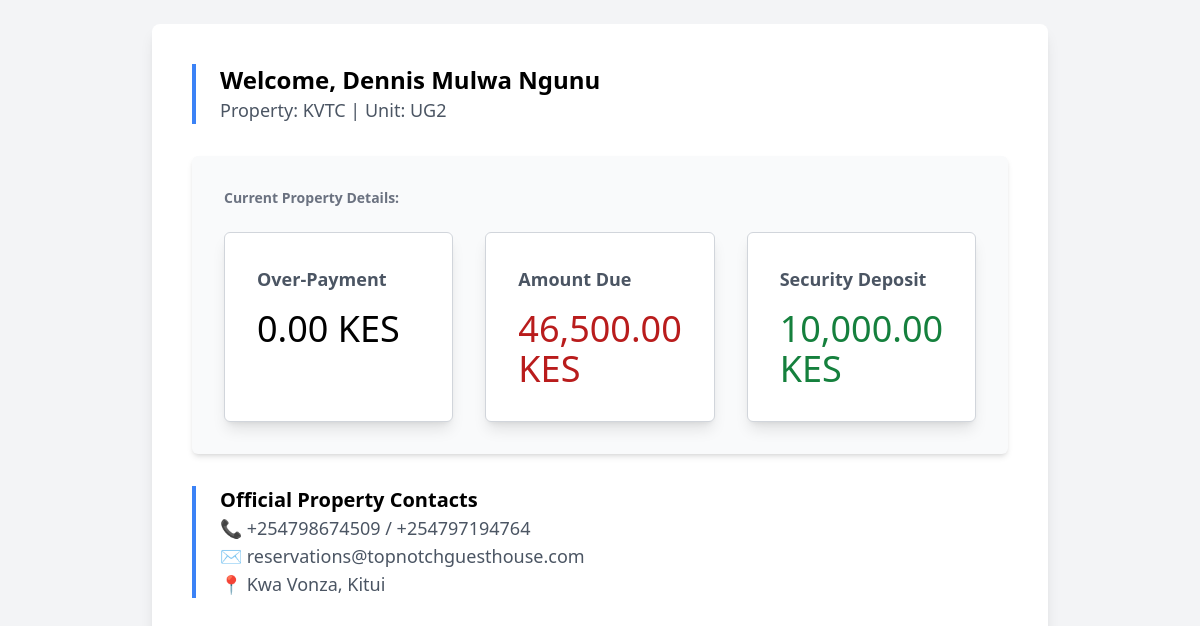
Screenshot of /Users/UserProfile.php (signed in) with the database file from the repository.
### tables this page shows
CREATE TABLE `users` (
  `id` int(11) NOT NULL,
  `name` varchar(255) DEFAULT NULL,
  `id_number` varchar(20) DEFAULT NULL,
  `phone` varchar(20) DEFAULT NULL,
  `email` varchar(255) DEFAULT NULL,
  `password` varchar(255) DEFAULT NULL,
  `unit` varchar(100) DEFAULT NULL,
  `property` varchar(100) DEFAULT NULL,
  `move_in_date` date DEFAULT NULL,
  `rent_amount` decimal(10,2) DEFAULT NULL,
  `security_deposit` decimal(10,2) DEFAULT NULL
);

### Users/UserProfile.php (the view, shortened to what this page needs)
<?php
$conn = new mysqli("localhost", "root", "", "Demo1");
$user_id = $_SESSION['user_id'];
$stmt = $conn->prepare("SELECT name, property, unit, rent_amount, security_deposit, move_in_date FROM users WHERE id = ?");
$stmt->bind_param("i", $user_id);
$stmt->execute();
$stmt->bind_result($name, $property, $unit, $rentAmount, $securityDeposit, $moveInDate);
$billingStmt = $conn->prepare("SELECT wifi, water, electricity FROM billing WHERE property = ?");
$billingStmt->bind_param("s", $property);
$billingStmt->execute();
$billingStmt->bind_result($wifiAmount, $waterAmount, $electricityAmount);
$wifiAmount = floatval($wifiAmount ?? 0);
$waterAmount = floatval($waterAmount ?? 0);
$electricityAmount = floatval($electricityAmount ?? 0);
$monthlyCharge = $rentAmount + $wifiAmount + $waterAmount + $electricityAmount;
$moveIn = new DateTime($moveInDate);
$now = new DateTime();
$months = ($now->format('Y') - $moveIn->format('Y')) * 12 + ($now->format('n') - $moveIn->format('n')) + 1;
$required = $months * $monthlyCharge;
if ($months >= 1) {
    $required += $rentAmount;
}
$transactionStmt = $conn->prepare("SELECT SUM(amount) FROM transactions WHERE tenant_id = ?");
$transactionStmt->bind_param("i", $user_id);
$transactionStmt->execute();
$transactionStmt->bind_result($totalPaid);
$totalPaid = floatval($totalPaid ?? 0);
$overpayment = $totalPaid - $required;
$amountDue = max(0, $required - $totalPaid);
?>
<!DOCTYPE html>
<html lang="en">
<head>
    <script src="https://cdn.tailwindcss.com"></script>
    <link rel="stylesheet" href="styles.css">
</head>
<body class="bg-gray-100 flex justify-center min-h-screen pt-6 px-4 md:px-0">
    <div class="w-full max-w-4xl bg-white shadow-lg rounded-lg p-6 md:p-10">
        <div class="border-l-4 border-blue-500 pl-4 md:pl-6 mb-6 md:mb-8">
            <h2 class="text-xl md:text-2xl font-semibold">Welcome, <?= htmlspecialchars($name) ?></h2>
            <p class="text-gray-600 text-base md:text-lg">Property: <span class="font-medium"><?= htmlspecialchars($property) ?></span> | Unit: <span class="font-medium"><?= htmlspecialchars($unit) ?></span></p>
        </div>
        <div class="bg-gray-50 p-4 md:p-8 shadow-md rounded-md space-y-6">
            <p class="text-gray-500 text-sm font-semibold">Current Property Details:</p>
            <div class="grid grid-cols-1 sm:grid-cols-2 md:grid-cols-3 gap-4 md:gap-8">
                <div class="bg-white p-6 md:p-8 shadow-lg rounded-md border border-gray-300">
                    <h3 class="text-gray-600 font-semibold text-base md:text-lg">Over-Payment</h3>
                    <p class="text-3xl md:text-4xl font-light text-black-700 mt-2 md:mt-4"><?= $overpayment > 0 ? number_format($overpayment, 2) : '0.00' ?> KES</p>
                </div>
                <div class="bg-white p-6 md:p-8 shadow-lg rounded-md border border-gray-300">
                    <h3 class="text-gray-600 font-semibold text-base md:text-lg">Amount Due</h3>
                    <p class="text-3xl md:text-4xl font-light text-red-700 mt-2 md:mt-4"><?= number_format($amountDue, 2) ?> KES</p>
                </div>
                <div class="bg-white p-6 md:p-8 shadow-lg rounded-md border border-gray-300">
                    <h3 class="text-gray-600 font-semibold text-base md:text-lg">Security Deposit</h3>
                    <p class="text-3xl md:text-4xl font-light text-green-700 mt-2 md:mt-4"><?= number_format($securityDeposit, 2) ?> KES</p>
                </div>
            </div>
        </div>
        <div class="border-l-4 border-blue-500 pl-4 md:pl-6 mt-6 md:mt-8">
            <h3 class="text-lg md:text-xl font-semibold">Official Property Contacts</h3>
            <p class="text-gray-600 flex items-center text-base md:text-lg"><span class="mr-2">📞 +254798674509 / +254797194764</span></p>
            <p class="text-gray-600 flex items-center text-base md:text-lg"><span class="mr-2">✉️ reservations@topnotchguesthouse.com</span></p>
            <p class="text-gray-600 flex items-center text-base md:text-lg"><span class="mr-2">📍 Kwa Vonza, Kitui</span></p>
        </div>
    </div>
</body>
</html>

### rows the page displays
users: name "Dennis Mulwa Ngunu", property "KVTC", unit "UG2", security_deposit "10,000.00"
